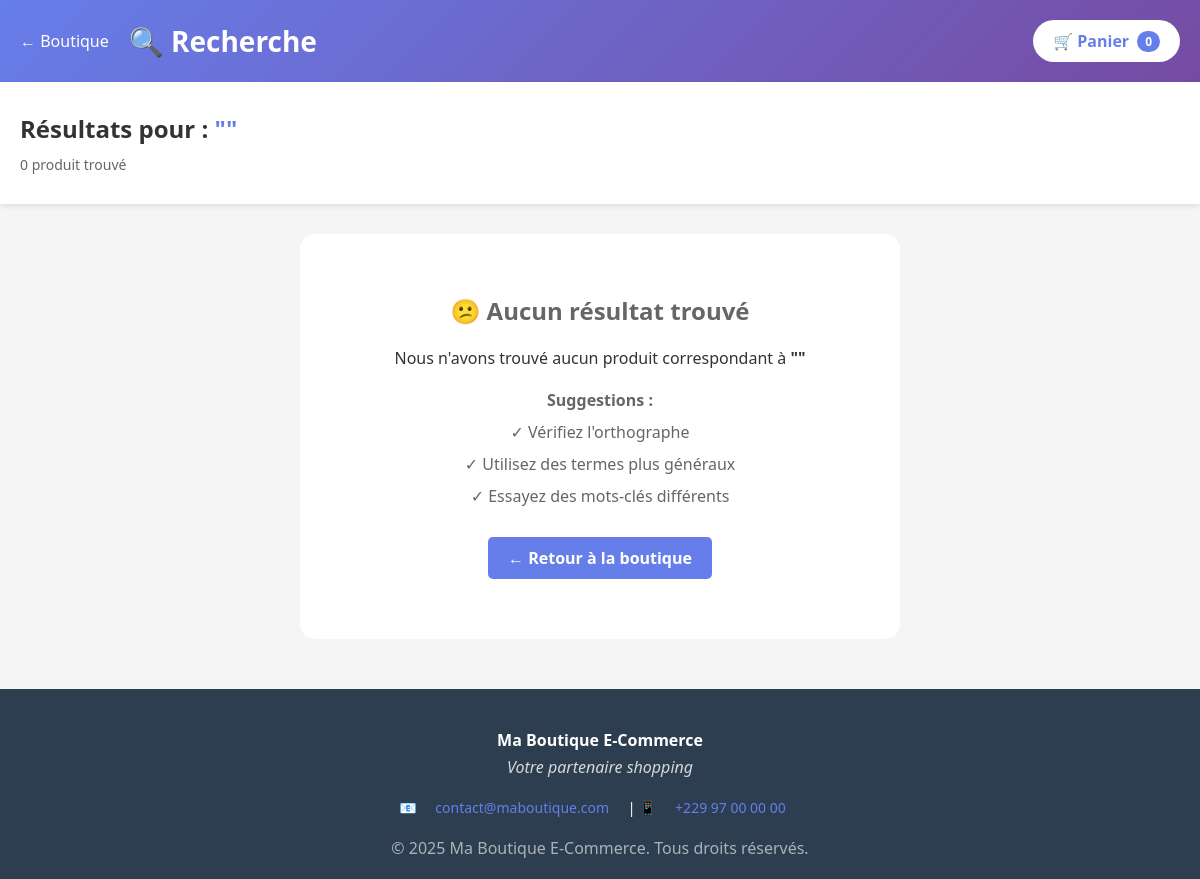
Screenshot of /search.php with the database file from the repository.
### tables this page shows
CREATE TABLE IF NOT EXISTS `boutique_settings` (
    `id` INT AUTO_INCREMENT PRIMARY KEY,
    `nom_boutique` VARCHAR(255) DEFAULT 'Ma Boutique E-Commerce',
    `slogan` VARCHAR(255) DEFAULT 'Votre partenaire shopping',
    `email_boutique` VARCHAR(255) DEFAULT 'contact@maboutique.com',
    `whatsapp_boutique` VARCHAR(50) DEFAULT '+229 97 00 00 00',
    `adresse_boutique` VARCHAR(255) DEFAULT '',
    `ville` VARCHAR(100) DEFAULT 'Cotonou',
    `pays` VARCHAR(100) DEFAULT 'Bénin',
    `description_boutique` TEXT DEFAULT NULL,
    `theme` VARCHAR(50) NOT NULL DEFAULT 'theme-default',
    `date_creation` TIMESTAMP DEFAULT CURRENT_TIMESTAMP
);

### config.php (called while the page is built, shortened)
<?php
try {
    $pdo = new PDO(
        "mysql:host=" . DB_HOST . ";dbname=" . DB_NAME . ";charset=utf8mb4",
        DB_USER,
        DB_PASS,
        [
            PDO::ATTR_ERRMODE => PDO::ERRMODE_EXCEPTION,
            PDO::ATTR_DEFAULT_FETCH_MODE => PDO::FETCH_ASSOC,
            PDO::ATTR_EMULATE_PREPARES => false
        ]
    );
} catch (PDOException $e) {
    die("Erreur de connexion : " . $e->getMessage());
}
function getBoutiqueSettings() {
    global $pdo;
    try {
        $stmt = $pdo->query("SELECT * FROM boutique_settings LIMIT 1");
        $settings = $stmt->fetch();
        return $settings;
    } catch (Exception $e) {
        return [
            'nom_boutique' => 'Ma Boutique E-Commerce',
            'slogan' => 'Votre partenaire shopping',
            'email_boutique' => 'contact@maboutique.com',
            'whatsapp_boutique' => '+229 97 00 00 00',
            'adresse_boutique' => '',
            'ville' => 'Cotonou',
            'pays' => 'Bénin',
            'description_boutique' => ''
        ];
    }
}
?>

### search.php (the view, shortened to what this page needs)
<?php
require_once 'config.php';
$settings = getBoutiqueSettings();
$query = isset($_GET['q']) ? trim($_GET['q']) : '';
$articles = [];
$count = 0;
?>
<!DOCTYPE html>
<html lang="fr">
<head>
    <link rel="stylesheet" href="css/style.css">
</head>
<body>
    <div class="header">
        <div class="header-content">
            <div style="display: flex; align-items: center; gap: 20px;">
                <a href="index.php" style="color: white; text-decoration: none; font-size: 16px;">← Boutique</a>
                <h1>🔍 Recherche</h1>
            </div>
            <a href="cart.php" class="cart-btn">
                🛒 Panier
                <span class="cart-count" id="cartCount">0</span>
            </a>
        </div>
    </div>
    <div class="search-header">
        <div class="search-info">
            <h2>Résultats pour : <span class="search-query">"<?= htmlspecialchars($query !== null ? $query : '') ?>"</span></h2>
            <p class="search-count"><?= $count ?> produit<?= $count > 1 ? 's' : '' ?> trouvé<?= $count > 1 ? 's' : '' ?></p>
        </div>
    </div>
    <div class="container">
        <?php if ($count > 0): ?>
            <div class="products-grid">
                <?php foreach ($articles as $article): ?>
                    <div class="product-card" onclick="window.location='product.php?id=<?= $article['id'] ?>'">
                        <?php if ($article['photo']): ?>
                            <img src="<?= htmlspecialchars($article['photo']) ?>" class="product-image" alt="<?= htmlspecialchars($article['titre']) ?>">
                        <?php else: ?>
                            <div class="product-image" style="display: flex; align-items: center; justify-content: center; background: #e0e0e0; color: #999; font-size: 40px;">📦</div>
                        <?php endif; ?>
                        <div class="product-info">
                            <div class="product-category"><?= htmlspecialchars(isset($article['categorie']) && $article['categorie'] !== null ? $article['categorie'] : '(Non défini)') ?></div>
                            <h3 class="product-title"><?= htmlspecialchars(isset($article['titre']) && $article['titre'] !== null ? $article['titre'] : '') ?></h3>
                            <p class="product-description"><?= htmlspecialchars(isset($article['description']) && $article['description'] !== null ? $article['description'] : '') ?></p>
                            <div class="product-footer">
                                <div>
                                    <div class="product-price"><?= formatPrice($article['prix']) ?></div>
                                    <span class="stock-badge">Stock: <?= $article['stock'] ?></span>
                                </div>
                                <button class="add-to-cart" onclick="event.stopPropagation(); addToCart(<?= $article['id'] ?>)">
                                    Ajouter
                                </button>
                            </div>
                        </div>
                    </div>
                <?php endforeach; ?>
            </div>
        <?php else: ?>
            <div class="no-results">
                <h2>😕 Aucun résultat trouvé</h2>
                <p>Nous n'avons trouvé aucun produit correspondant à <strong>"<?= htmlspecialchars($query !== null ? $query : '') ?>"</strong></p>
                <div class="suggestions">
                    <p><strong>Suggestions :</strong></p>
                    <ul>
                        <li>✓ Vérifiez l'orthographe</li>
                        <li>✓ Utilisez des termes plus généraux</li>
                        <li>✓ Essayez des mots-clés différents</li>
                    </ul>
                </div>
                <div class="back-search">
                    <a href="index.php" class="btn">← Retour à la boutique</a>
                </div>
            </div>
        <?php endif; ?>
    </div>
    <footer class="site-footer">
        <p><strong><?= htmlspecialchars($settings['nom_boutique'] ?? '') ?></strong></p>
        <?php if (!empty($settings['slogan'])): ?>
        <p style="font-style: italic; opacity: 0.8; margin-top: 5px;"><?= htmlspecialchars($settings['slogan'] ?? '') ?></p>
        <?php endif; ?>
        <div class="footer-contact">
            📧 <a href="mailto:<?= htmlspecialchars($settings['email_boutique'] ?? '') ?>"><?= htmlspecialchars($settings['email_boutique'] ?? '') ?></a>
            |
            📱 <a href="https://wa.me/<?= preg_replace('/[^0-9]/', '', $settings['whatsapp_boutique'] ?? '') ?>" target="_blank"><?= htmlspecialchars($settings['whatsapp_boutique'] ?? '') ?></a>
        </div>
        <p style="opacity: 0.6; margin-top: 15px;">&copy; <?= date('Y') ?> <?= htmlspecialchars($settings['nom_boutique'] ?? '') ?>. Tous droits réservés.</p>
    </footer>
</body>
</html>

### css/style.css (style rules this page uses)
* { margin: 0; padding: 0; box-sizing: border-box; }
body { font-family: 'Segoe UI', Tahoma, Geneva, Verdana, sans-serif; background: #f5f5f5; color: #333; }
.header { background: linear-gradient(135deg, #667eea 0%, #764ba2 100%); color: white; padding: 20px; box-shadow: 0 2px 10px rgba(0,0,0,0.1); }
.header-content { max-width: 1200px; margin: 0 auto; display: flex; justify-content: space-between; align-items: center; }
.header h1 { font-size: 28px; }
.btn { padding: 10px 20px; background: #667eea; color: white; text-decoration: none; border-radius: 5px; border: none; cursor: pointer; display: inline-block; font-weight: 600; transition: all 0.3s; }
.cart-btn { background: white; color: #667eea; padding: 10px 20px; border-radius: 25px; text-decoration: none; font-weight: 600; display: flex; align-items: center; gap: 8px; }
.cart-count { background: #667eea; color: white; padding: 2px 8px; border-radius: 12px; font-size: 12px; }
.container { max-width: 1200px; margin: 30px auto; padding: 0 20px; }

### search.php (style rules this page uses)
.search-header { background: white; padding: 30px 20px; box-shadow: 0 2px 5px rgba(0,0,0,0.1); margin-bottom: 30px; }
.search-info { max-width: 1200px; margin: 0 auto; }
.search-info h2 { color: #333; margin-bottom: 10px; }
.search-query { color: #667eea; font-weight: bold; }
.search-count { color: #666; font-size: 14px; }
.no-results { text-align: center; padding: 60px 20px; background: white; border-radius: 15px; max-width: 600px; margin: 0 auto; }
.no-results h2 { color: #666; margin-bottom: 20px; }
.suggestions { margin-top: 20px; color: #666; }
.suggestions ul { list-style: none; padding: 0; }
.suggestions li { margin: 10px 0; }
.back-search { margin-top: 30px; }
.site-footer { background: #2c3e50; color: white; padding: 40px 20px 20px; margin-top: 50px; text-align: center; }
.footer-contact { margin: 20px 0; font-size: 14px; }
.footer-contact a { color: #667eea; text-decoration: none; margin: 0 15px; }

### rows the page displays
boutique_settings: nom_boutique "Ma Boutique E-Commerce", slogan "Votre partenaire shopping", email_boutique "contact@maboutique.com", whatsapp_boutique "+229 97 00 00 00"

### other values shown
$count "0"
